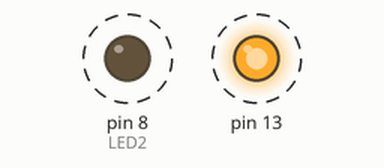
Recording of a sketch running on a simulated Arduino Uno, built with avr-gcc and run on an emulated ATmega328P. Shown: output pins drawn as LEDs (lit = HIGH). Dashed ring = blinking.

Above: at 0.12 s.
Timing chart, 0 to 3.0 s (numbered marks = the images above):
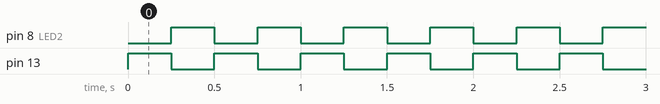

The sketch:

Arduino-UNO_Blink-2LED_Alternately.ino
```cpp
int LED2 = 8;                       // Set LED2 = pin 8
int Dely = 250;                     // Set Dely = Time delay (250 = 0.25 second)
//อย่าลืมต่อตัวต้านทานจำกัดแรงดันนะครับ

void setup() // Setup
{
  pinMode(LED_BUILTIN, OUTPUT);     // Set LED_BUILTIN = OUTPUT (LED_BUILIN = pin "13" on Arduino UNO)
  pinMode(LED2, OUTPUT);            // Set LED2(Pin 8) = OUTPUT
}

void loop() // Loop
{
  digitalWrite(LED_BUILTIN, HIGH);  // LED_BUILTIN = ON
  digitalWrite(LED2, LOW);          // LED2 = OFF

  delay(Dely);                      // wait = Dely

  digitalWrite(LED_BUILTIN, LOW);   // LED_BUILTIN = OFF
  digitalWrite(LED2, HIGH);         // LED2 = ON

  delay(Dely);                      // wait = Dely
}

//@WhiteSpaceCH
```

Measured:
- by itself, pin 8 (LED2), pin 13: alternates HIGH for 0.25 s and LOW for 0.25 s
